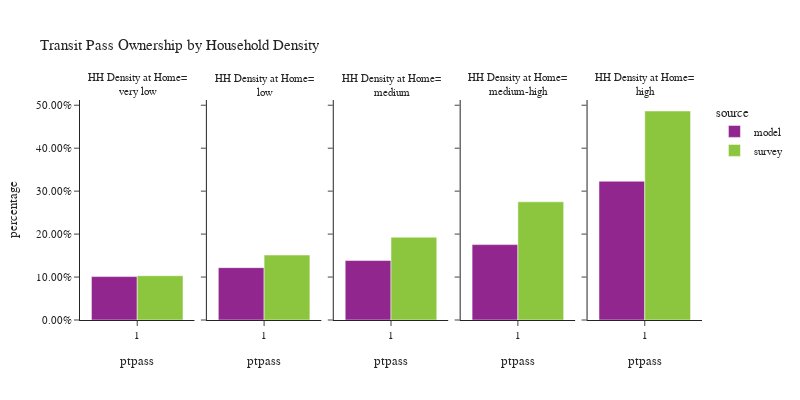

This figure's notebook cell:
### Code cell
plot_transit_pass(person, 'hh_density_group', 'Household Density', 'HH Density at Home')

### Figure 1 — Plotly figure (JSON) as saved in the notebook; plotly's stock layout.template omitted (floating-point values rounded to 4 significant figures)
{"data": [{"alignmentgroup": "True", "customdata": [[60702]], "hovertemplate": "source=model<br>hh_density_group=very low<br>ptpass=%{x}<br>percentage=%{y}<br>sample count=%{customdata[0]}<extra></extra>", "legendgroup": "model", "marker": {"color": "#91268F", "pattern": {"shape": ""}}, "name": "model", "offsetgroup": "model", "orientation": "v", "showlegend": true, "textposition": "auto", "type": "bar", "x": [1], "xaxis": "x", "y": [0.1011], "yaxis": "y"}, {"alignmentgroup": "True", "customdata": [[74718]], "hovertemplate": "source=model<br>hh_density_group=low<br>ptpass=%{x}<br>percentage=%{y}<br>sample count=%{customdata[0]}<extra></extra>", "legendgroup": "model", "marker": {"color": "#91268F", "pattern": {"shape": ""}}, "name": "model", "offsetgroup": "model", "orientation": "v", "showlegend": false, "textposition": "auto", "type": "bar", "x": [1], "xaxis": "x2", "y": [0.1219], "yaxis": "y2"}, {"alignmentgroup": "True", "customdata": [[166427]], "hovertemplate": "source=model<br>hh_density_group=medium<br>ptpass=%{x}<br>percentage=%{y}<br>sample count=%{customdata[0]}<extra></extra>", "legendgroup": "model", "marker": {"color": "#91268F", "pattern": {"shape": ""}}, "name": "model", "offsetgroup": "model", "orientation": "v", "showlegend": false, "textposition": "auto", "type": "bar", "x": [1], "xaxis": "x3", "y": [0.1385], "yaxis": "y3"}, {"alignmentgroup": "True", "customdata": [[189827]], "hovertemplate": "source=model<br>hh_density_group=medium-high<br>ptpass=%{x}<br>percentage=%{y}<br>sample count=%{customdata[0]}<extra></extra>", "legendgroup": "model", "marker": {"color": "#91268F", "pattern": {"shape": ""}}, "name": "model", "offsetgroup": "model", "orientation": "v", "showlegend": false, "textposition": "auto", "type": "bar", "x": [1], "xaxis": "x4", "y": [0.1755], "yaxis": "y4"}, {"alignmentgroup": "True", "customdata": [[277596]], "hovertemplate": "source=model<br>hh_density_group=high<br>ptpass=%{x}<br>percentage=%{y}<br>sample count=%{customdata[0]}<extra></extra>", "legendgroup": "model", "marker": {"color": "#91268F", "pattern": {"shape": ""}}, "name": "model", "offsetgroup": "model", "orientation": "v", "showlegend": false, "textposition": "auto", "type": "bar", "x": [1], "xaxis": "x5", "y": [0.3231], "yaxis": "y5"}, {"alignmentgroup": "True", "customdata": [[113]], "hovertemplate": "source=survey<br>hh_density_group=very low<br>ptpass=%{x}<br>percentage=%{y}<br>sample count=%{customdata[0]}<extra></extra>", "legendgroup": "survey", "marker": {"color": "#8CC63E", "pattern": {"shape": ""}}, "name": "survey", "offsetgroup": "survey", "orientation": "v", "showlegend": true, "textposition": "auto", "type": "bar", "x": [1], "xaxis": "x", "y": [0.1031], "yaxis": "y"}, {"alignmentgroup": "True", "customdata": [[184]], "hovertemplate": "source=survey<br>hh_density_group=low<br>ptpass=%{x}<br>percentage=%{y}<br>sample count=%{customdata[0]}<extra></extra>", "legendgroup": "survey", "marker": {"color": "#8CC63E", "pattern": {"shape": ""}}, "name": "survey", "offsetgroup": "survey", "orientation": "v", "showlegend": false, "textposition": "auto", "type": "bar", "x": [1], "xaxis": "x2", "y": [0.1512], "yaxis": "y2"}, {"alignmentgroup": "True", "customdata": [[339]], "hovertemplate": "source=survey<br>hh_density_group=medium<br>ptpass=%{x}<br>percentage=%{y}<br>sample count=%{customdata[0]}<extra></extra>", "legendgroup": "survey", "marker": {"color": "#8CC63E", "pattern": {"shape": ""}}, "name": "survey", "offsetgroup": "survey", "orientation": "v", "showlegend": false, "textposition": "auto", "type": "bar", "x": [1], "xaxis": "x3", "y": [0.1928], "yaxis": "y3"}, {"alignmentgroup": "True", "customdata": [[556]], "hovertemplate": "source=survey<br>hh_density_group=medium-high<br>ptpass=%{x}<br>percentage=%{y}<br>sample count=%{customdata[0]}<extra></extra>", "legendgroup": "survey", "marker": {"color": "#8CC63E", "pattern": {"shape": ""}}, "name": "survey", "offsetgroup": "survey", "orientation": "v", "showlegend": false, "textposition": "auto", "type": "bar", "x": [1], "xaxis": "x4", "y": [0.2751], "yaxis": "y4"}, {"alignmentgroup": "True", "customdata": [[1460]], "hovertemplate": "source=survey<br>hh_density_group=high<br>ptpass=%{x}<br>percentage=%{y}<br>sample count=%{customdata[0]}<extra></extra>", "legendgroup": "survey", "marker": {"color": "#8CC63E", "pattern": {"shape": ""}}, "name": "survey", "offsetgroup": "survey", "orientation": "v", "showlegend": false, "textposition": "auto", "type": "bar", "x": [1], "xaxis": "x5", "y": [0.4866], "yaxis": "y5"}], "layout": {"annotations": [{"font": {}, "showarrow": false, "text": "HH Density at Home=<br>very low", "x": 0.092, "xanchor": "center", "xref": "paper", "y": 1.0, "yanchor": "bottom", "yref": "paper"}, {"font": {}, "showarrow": false, "text": "HH Density at Home=<br>low", "x": 0.296, "xanchor": "center", "xref": "paper", "y": 1.0, "yanchor": "bottom", "yref": "paper"}, {"font": {}, "showarrow": false, "text": "HH Density at Home=<br>medium", "x": 0.5, "xanchor": "center", "xref": "paper", "y": 1.0, "yanchor": "bottom", "yref": "paper"}, {"font": {}, "showarrow": false, "text": "HH Density at Home=<br>medium-high", "x": 0.704, "xanchor": "center", "xref": "paper", "y": 1.0, "yanchor": "bottom", "yref": "paper"}, {"font": {}, "showarrow": false, "text": "HH Density at Home=<br>high", "x": 0.908, "xanchor": "center", "xref": "paper", "y": 1.0, "yanchor": "bottom", "yref": "paper"}], "barmode": "group", "font": {"size": 11}, "height": 400, "legend": {"title": {"text": "source"}, "tracegroupgap": 0}, "title": {"text": "Transit Pass Ownership by Household Density"}, "width": 800, "xaxis": {"anchor": "y", "domain": [0.0, 0.184], "title": {"text": "ptpass"}}, "xaxis2": {"anchor": "y2", "domain": [0.204, 0.388], "matches": "x", "title": {"text": "ptpass"}}, "xaxis3": {"anchor": "y3", "domain": [0.408, 0.592], "matches": "x", "title": {"text": "ptpass"}}, "xaxis4": {"anchor": "y4", "domain": [0.612, 0.796], "matches": "x", "title": {"text": "ptpass"}}, "xaxis5": {"anchor": "y5", "domain": [0.816, 1.0], "matches": "x", "title": {"text": "ptpass"}}, "yaxis": {"anchor": "x", "domain": [0.0, 1.0], "tickformat": ".2%", "title": {"text": "percentage"}}, "yaxis2": {"anchor": "x2", "domain": [0.0, 1.0], "matches": "y", "showticklabels": false, "tickformat": ".2%"}, "yaxis3": {"anchor": "x3", "domain": [0.0, 1.0], "matches": "y", "showticklabels": false, "tickformat": ".2%"}, "yaxis4": {"anchor": "x4", "domain": [0.0, 1.0], "matches": "y", "showticklabels": false, "tickformat": ".2%"}, "yaxis5": {"anchor": "x5", "domain": [0.0, 1.0], "matches": "y", "showticklabels": false, "tickformat": ".2%"}}}
